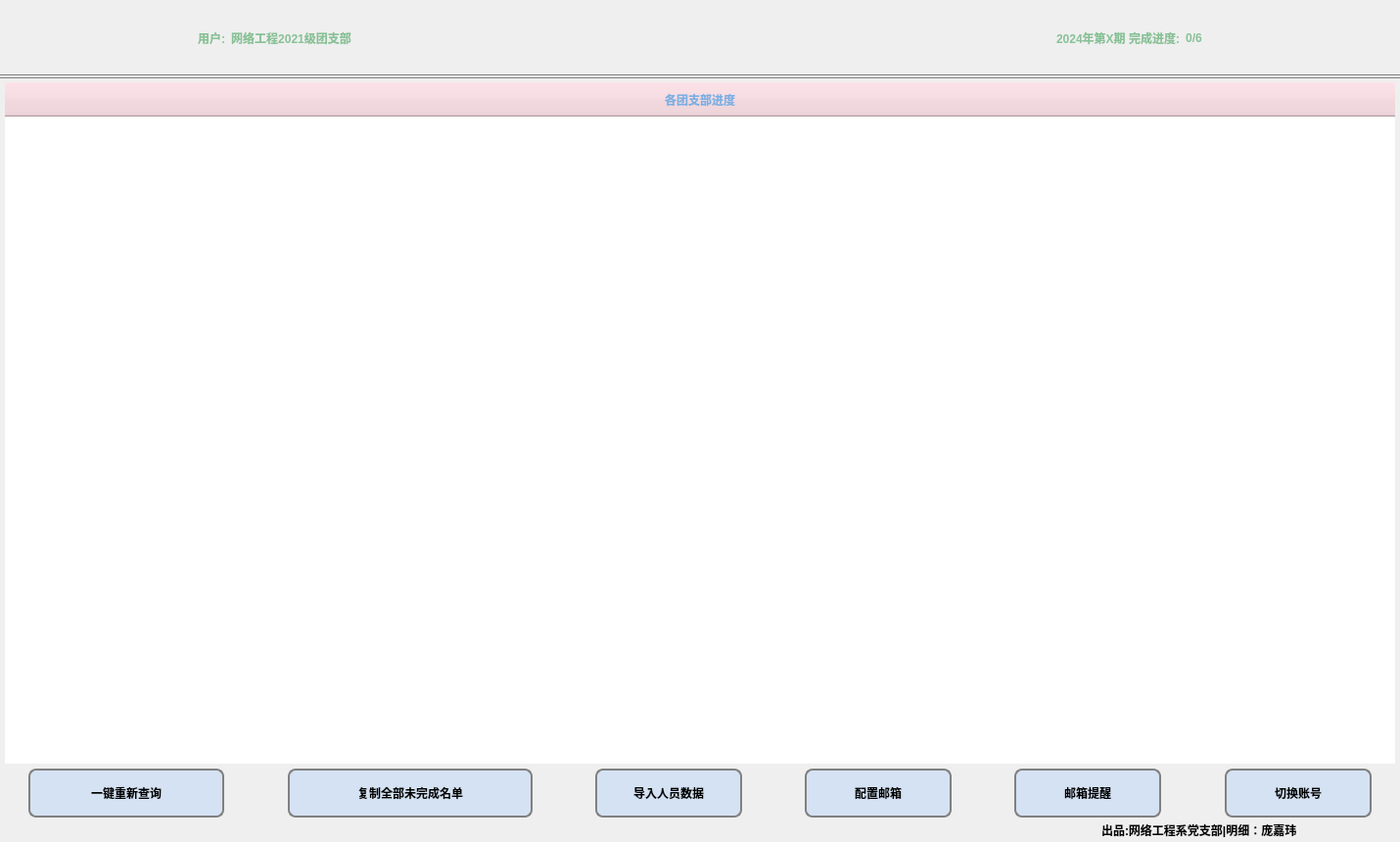
<?xml version="1.0" encoding="UTF-8"?>
<ui version="4.0">
 <class>mainWidget</class>
 <widget class="QWidget" name="mainWidget">
  <property name="geometry">
   <rect>
    <x>0</x>
    <y>0</y>
    <width>1430</width>
    <height>860</height>
   </rect>
  </property>
  <property name="minimumSize">
   <size>
    <width>1430</width>
    <height>860</height>
   </size>
  </property>
  <property name="windowTitle">
   <string>mainWidget</string>
  </property>
  <property name="styleSheet">
   <string notr="true">*{
font: 12pt &quot;楷体&quot;;
}
#mainWidget
{
background: qlineargradient(x1:0, y1:0, x2:1, y2:0,
                                stop:0 rgb(226,238,243),
                                stop:1 rgb(240,207,214));
}</string>
  </property>
  <layout class="QVBoxLayout" name="verticalLayout_3">
   <property name="spacing">
    <number>3</number>
   </property>
   <property name="leftMargin">
    <number>0</number>
   </property>
   <property name="topMargin">
    <number>0</number>
   </property>
   <property name="rightMargin">
    <number>0</number>
   </property>
   <property name="bottomMargin">
    <number>0</number>
   </property>
   <item>
    <widget class="QStackedWidget" name="stackedWidget">
     <property name="currentIndex">
      <number>1</number>
     </property>
     <widget class="QWidget" name="studentPage">
      <layout class="QVBoxLayout" name="verticalLayout_4">
       <property name="spacing">
        <number>2</number>
       </property>
       <property name="leftMargin">
        <number>0</number>
       </property>
       <property name="topMargin">
        <number>0</number>
       </property>
       <property name="rightMargin">
        <number>0</number>
       </property>
       <property name="bottomMargin">
        <number>0</number>
       </property>
       <item>
        <widget class="QWidget" name="topWidget" native="true">
         <property name="minimumSize">
          <size>
           <width>1410</width>
           <height>77</height>
          </size>
         </property>
         <property name="styleSheet">
          <string notr="true">QLabel
{
font: 20pt &quot;楷体&quot;;
font-weight:bold;
color:rgb(136, 193, 150);
}
#topWidget
{
border-bottom:1px solid gray;
}</string>
         </property>
         <layout class="QHBoxLayout" name="horizontalLayout_3">
          <item>
           <spacer name="horizontalSpacer">
            <property name="orientation">
             <enum>Qt::Horizontal</enum>
            </property>
            <property name="sizeType">
             <enum>QSizePolicy::Maximum</enum>
            </property>
            <property name="sizeHint" stdset="0">
             <size>
              <width>180</width>
              <height>20</height>
             </size>
            </property>
           </spacer>
          </item>
          <item>
           <widget class="QWidget" name="widget_4" native="true">
            <layout class="QHBoxLayout" name="horizontalLayout_2">
             <item>
              <widget class="QLabel" name="label1">
               <property name="styleSheet">
                <string notr="true"/>
               </property>
               <property name="text">
                <string>用户:</string>
               </property>
               <property name="alignment">
                <set>Qt::AlignCenter</set>
               </property>
              </widget>
             </item>
             <item>
              <widget class="QLabel" name="UserName">
               <property name="styleSheet">
                <string notr="true"/>
               </property>
               <property name="text">
                <string>网络工程2021级1班团支部</string>
               </property>
               <property name="alignment">
                <set>Qt::AlignCenter</set>
               </property>
              </widget>
             </item>
            </layout>
           </widget>
          </item>
          <item>
           <spacer name="horizontalSpacer_2">
            <property name="orientation">
             <enum>Qt::Horizontal</enum>
            </property>
            <property name="sizeType">
             <enum>QSizePolicy::Minimum</enum>
            </property>
            <property name="sizeHint" stdset="0">
             <size>
              <width>40</width>
              <height>20</height>
             </size>
            </property>
           </spacer>
          </item>
          <item>
           <widget class="QWidget" name="widget_3" native="true">
            <layout class="QHBoxLayout" name="horizontalLayout">
             <item>
              <widget class="QLabel" name="snum">
               <property name="styleSheet">
                <string notr="true"/>
               </property>
               <property name="text">
                <string>2024年第X期 完成进度:</string>
               </property>
               <property name="alignment">
                <set>Qt::AlignCenter</set>
               </property>
              </widget>
             </item>
             <item>
              <widget class="QLabel" name="schedule">
               <property name="styleSheet">
                <string notr="true"/>
               </property>
               <property name="text">
                <string>0/38</string>
               </property>
               <property name="alignment">
                <set>Qt::AlignCenter</set>
               </property>
              </widget>
             </item>
            </layout>
           </widget>
          </item>
          <item>
           <spacer name="horizontalSpacer_3">
            <property name="orientation">
             <enum>Qt::Horizontal</enum>
            </property>
            <property name="sizeType">
             <enum>QSizePolicy::Maximum</enum>
            </property>
            <property name="sizeHint" stdset="0">
             <size>
              <width>180</width>
              <height>20</height>
             </size>
            </property>
           </spacer>
          </item>
         </layout>
        </widget>
       </item>
       <item>
        <widget class="QWidget" name="bottomWidget" native="true">
         <property name="minimumSize">
          <size>
           <width>1430</width>
           <height>770</height>
          </size>
         </property>
         <property name="styleSheet">
          <string notr="true">#bottomWidget
{
border-top:1px solid gray;
}</string>
         </property>
         <layout class="QHBoxLayout" name="horizontalLayout_4">
          <property name="spacing">
           <number>2</number>
          </property>
          <property name="leftMargin">
           <number>0</number>
          </property>
          <property name="topMargin">
           <number>0</number>
          </property>
          <property name="rightMargin">
           <number>0</number>
          </property>
          <property name="bottomMargin">
           <number>0</number>
          </property>
          <item>
           <widget class="QWidget" name="leftWidget" native="true">
            <property name="minimumSize">
             <size>
              <width>190</width>
              <height>0</height>
             </size>
            </property>
            <property name="maximumSize">
             <size>
              <width>190</width>
              <height>16777215</height>
             </size>
            </property>
            <property name="styleSheet">
             <string notr="true">#leftWidget
{
border-right:1px solid gray;
}</string>
            </property>
            <layout class="QVBoxLayout" name="verticalLayout_2">
             <property name="spacing">
              <number>0</number>
             </property>
             <property name="leftMargin">
              <number>5</number>
             </property>
             <property name="topMargin">
              <number>5</number>
             </property>
             <property name="rightMargin">
              <number>5</number>
             </property>
             <property name="bottomMargin">
              <number>0</number>
             </property>
             <item>
              <widget class="QTableWidget" name="NeedCompTableWidget">
               <property name="minimumSize">
                <size>
                 <width>180</width>
                 <height>0</height>
                </size>
               </property>
               <property name="maximumSize">
                <size>
                 <width>180</width>
                 <height>16777215</height>
                </size>
               </property>
               <property name="styleSheet">
                <string notr="true">QTableView QHeaderView{
background-color:rgb(240,207,214);/*表头的背景色*/
}
QTableView QHeaderView::section{
color: rgb(122, 175, 227);/*表头字体颜色*/
border-right: 1px solid rgb(240,207,214);
border-left: 1px solid rgb(240,207,214);
font-weight:bold;
height: 35px;
}
QTableView{
color: rgb(122, 175, 227);
selection-background-color: rgba(0,0,0,0.6);/*选中后背景颜色*/
selection-color: red;
background: qlineargradient(x1:0, y1:0, x2:1, y2:0,
                                stop:0 rgb(226,238,243),
                                stop:1 rgb(240,207,214));
gridline-color: rgb(226,238,243);
}
QTableView::item{
color:black;
background-color: rgba(0,0,0,0.1);
}
QTableView::item:hover{
color: red;
background-color: rgba(0,0,0,0.3);
}
</string>
               </property>
               <property name="frameShape">
                <enum>QFrame::NoFrame</enum>
               </property>
               <attribute name="horizontalHeaderCascadingSectionResizes">
                <bool>false</bool>
               </attribute>
               <attribute name="horizontalHeaderMinimumSectionSize">
                <number>40</number>
               </attribute>
               <attribute name="horizontalHeaderShowSortIndicator" stdset="0">
                <bool>false</bool>
               </attribute>
               <attribute name="horizontalHeaderStretchLastSection">
                <bool>true</bool>
               </attribute>
               <column>
                <property name="text">
                 <string>需完成名单</string>
                </property>
               </column>
              </widget>
             </item>
             <item>
              <widget class="QWidget" name="buttonWidget" native="true">
               <property name="minimumSize">
                <size>
                 <width>0</width>
                 <height>40</height>
                </size>
               </property>
               <property name="maximumSize">
                <size>
                 <width>180</width>
                 <height>16777215</height>
                </size>
               </property>
               <property name="styleSheet">
                <string notr="true">QPushButton
{
font: 11pt &quot;楷体&quot;;
font-weight:bold;
border-radius:10px;
border:2px solid gray;
background-color: rgba(202, 221, 245,0.7);
height:35;
}
QPushButton:hover
{
font: 12pt &quot;楷体&quot;;
font-weight:bold;
border:2px solid;
background-color: rgb(202, 221, 245);
}</string>
               </property>
               <layout class="QVBoxLayout" name="verticalLayout">
                <property name="spacing">
                 <number>5</number>
                </property>
                <property name="leftMargin">
                 <number>0</number>
                </property>
                <property name="topMargin">
                 <number>10</number>
                </property>
                <property name="rightMargin">
                 <number>0</number>
                </property>
                <property name="bottomMargin">
                 <number>10</number>
                </property>
                <item>
                 <widget class="QPushButton" name="btnEditList">
                  <property name="minimumSize">
                   <size>
                    <width>165</width>
                    <height>30</height>
                   </size>
                  </property>
                  <property name="text">
                   <string>编辑名单</string>
                  </property>
                 </widget>
                </item>
                <item>
                 <widget class="QPushButton" name="btnXlsx">
                  <property name="text">
                   <string>重新查询</string>
                  </property>
                 </widget>
                </item>
                <item>
                 <widget class="QPushButton" name="btnConfigEmail">
                  <property name="text">
                   <string>配置邮箱</string>
                  </property>
                 </widget>
                </item>
                <item>
                 <widget class="QPushButton" name="btnExitLogin">
                  <property name="text">
                   <string>切换账号</string>
                  </property>
                 </widget>
                </item>
               </layout>
              </widget>
             </item>
            </layout>
           </widget>
          </item>
          <item>
           <widget class="QWidget" name="midWidget" native="true">
            <property name="minimumSize">
             <size>
              <width>1040</width>
              <height>0</height>
             </size>
            </property>
            <property name="styleSheet">
             <string notr="true">#midWidget
{
border-left:1px solid gray;
border-right:1px solid gray;
}</string>
            </property>
            <layout class="QVBoxLayout" name="verticalLayout_5">
             <property name="spacing">
              <number>0</number>
             </property>
             <property name="leftMargin">
              <number>5</number>
             </property>
             <property name="topMargin">
              <number>5</number>
             </property>
             <property name="rightMargin">
              <number>5</number>
             </property>
             <property name="bottomMargin">
              <number>0</number>
             </property>
             <item>
              <widget class="QTableWidget" name="UserTableWidget">
               <property name="minimumSize">
                <size>
                 <width>1030</width>
                 <height>0</height>
                </size>
               </property>
               <property name="styleSheet">
                <string notr="true">QTableView QHeaderView{
background-color:rgb(240,207,214);/*表头的背景色*/
}
QTableView QHeaderView::section{
color: rgb(122, 175, 227);/*表头字体颜色*/
border-right: 1px solid rgb(240,207,214);
border-left: 1px solid rgb(240,207,214);
font-weight:bold;
height: 35px;
}
QTableView{
color: rgb(122, 175, 227);
selection-background-color: rgba(0,0,0,0.6);/*选中后背景颜色*/
selection-color: red;
background: qlineargradient(x1:0, y1:0, x2:1, y2:0,
                                stop:1 rgb(226,238,243),
                                stop:0 rgb(240,207,214));
gridline-color: rgb(226,238,243);
}
QTableView::item{
color:black;
background-color: rgba(0,0,0,0.1);
}
QTableView::item:hover{
color: red;
background-color: rgba(0,0,0,0.3);
}</string>
               </property>
               <property name="frameShape">
                <enum>QFrame::NoFrame</enum>
               </property>
               <attribute name="horizontalHeaderCascadingSectionResizes">
                <bool>false</bool>
               </attribute>
               <attribute name="horizontalHeaderShowSortIndicator" stdset="0">
                <bool>false</bool>
               </attribute>
               <attribute name="horizontalHeaderStretchLastSection">
                <bool>true</bool>
               </attribute>
               <attribute name="verticalHeaderVisible">
                <bool>false</bool>
               </attribute>
               <column>
                <property name="text">
                 <string>姓名</string>
                </property>
               </column>
               <column>
                <property name="text">
                 <string>手机号</string>
                </property>
               </column>
               <column>
                <property name="text">
                 <string>组织名称</string>
                </property>
               </column>
               <column>
                <property name="text">
                 <string>学习时间</string>
                </property>
               </column>
              </widget>
             </item>
             <item>
              <widget class="QLabel" name="UserCount">
               <property name="minimumSize">
                <size>
                 <width>0</width>
                 <height>40</height>
                </size>
               </property>
               <property name="styleSheet">
                <string notr="true">QLabel
{
font: 20pt &quot;楷体&quot;;
font-weight:bold;
color:rgb(136, 193, 150);
}</string>
               </property>
               <property name="text">
                <string>共计 XX 条数据</string>
               </property>
               <property name="alignment">
                <set>Qt::AlignCenter</set>
               </property>
              </widget>
             </item>
            </layout>
           </widget>
          </item>
          <item>
           <widget class="QWidget" name="rightWidget" native="true">
            <property name="minimumSize">
             <size>
              <width>190</width>
              <height>0</height>
             </size>
            </property>
            <property name="maximumSize">
             <size>
              <width>190</width>
              <height>16777215</height>
             </size>
            </property>
            <property name="styleSheet">
             <string notr="true">#rightWidget
{
border-left:1px solid gray;
}</string>
            </property>
            <layout class="QVBoxLayout" name="verticalLayout_6">
             <property name="spacing">
              <number>0</number>
             </property>
             <property name="leftMargin">
              <number>5</number>
             </property>
             <property name="topMargin">
              <number>5</number>
             </property>
             <property name="rightMargin">
              <number>5</number>
             </property>
             <property name="bottomMargin">
              <number>0</number>
             </property>
             <item>
              <widget class="QTableWidget" name="InCompTableWidget">
               <property name="minimumSize">
                <size>
                 <width>180</width>
                 <height>0</height>
                </size>
               </property>
               <property name="maximumSize">
                <size>
                 <width>180</width>
                 <height>16777215</height>
                </size>
               </property>
               <property name="styleSheet">
                <string notr="true">QTableView QHeaderView{
background-color:rgb(240,207,214);/*表头的背景色*/
}
QTableView QHeaderView::section{
color: rgb(122, 175, 227);/*表头字体颜色*/
border-right: 1px solid rgb(240,207,214);
border-left: 1px solid rgb(240,207,214);
font-weight:bold;
height: 35px;
}
QTableView{
color: rgb(122, 175, 227);
selection-background-color: rgba(0,0,0,0.6);/*选中后背景颜色*/
selection-color: red;
background: qlineargradient(x1:0, y1:0, x2:1, y2:0,
                                stop:0 rgb(226,238,243),
                                stop:1 rgb(240,207,214));
gridline-color: rgb(226,238,243);
}
QTableView::item{
color:black;
background-color: rgba(0,0,0,0.1);
}
QTableView::item:hover{
color: red;
background-color: rgba(0,0,0,0.3);
}</string>
               </property>
               <property name="frameShape">
                <enum>QFrame::NoFrame</enum>
               </property>
               <attribute name="horizontalHeaderStretchLastSection">
                <bool>true</bool>
               </attribute>
               <column>
                <property name="text">
                 <string>未完成名单</string>
                </property>
               </column>
              </widget>
             </item>
             <item>
              <widget class="QWidget" name="buttonWidget_2" native="true">
               <property name="minimumSize">
                <size>
                 <width>0</width>
                 <height>40</height>
                </size>
               </property>
               <property name="maximumSize">
                <size>
                 <width>180</width>
                 <height>16777215</height>
                </size>
               </property>
               <property name="styleSheet">
                <string notr="true">QPushButton
{
font: 11pt &quot;楷体&quot;;
font-weight:bold;
border-radius:10px;
border:2px solid gray;
background-color: rgba(202, 221, 245,0.7);
height:35;
}
QPushButton:hover
{
font: 12pt &quot;楷体&quot;;
font-weight:bold;
border:2px solid;
background-color: rgb(202, 221, 245);
}</string>
               </property>
               <layout class="QVBoxLayout" name="verticalLayout_8">
                <property name="spacing">
                 <number>5</number>
                </property>
                <property name="leftMargin">
                 <number>0</number>
                </property>
                <property name="topMargin">
                 <number>10</number>
                </property>
                <property name="rightMargin">
                 <number>0</number>
                </property>
                <property name="bottomMargin">
                 <number>0</number>
                </property>
                <item>
                 <widget class="QPushButton" name="btnCopyList">
                  <property name="minimumSize">
                   <size>
                    <width>0</width>
                    <height>30</height>
                   </size>
                  </property>
                  <property name="text">
                   <string>复制名单</string>
                  </property>
                 </widget>
                </item>
                <item>
                 <widget class="QPushButton" name="btnEmail">
                  <property name="minimumSize">
                   <size>
                    <width>0</width>
                    <height>30</height>
                   </size>
                  </property>
                  <property name="text">
                   <string>邮箱提醒</string>
                  </property>
                 </widget>
                </item>
                <item>
                 <widget class="QLabel" name="label">
                  <property name="minimumSize">
                   <size>
                    <width>180</width>
                    <height>35</height>
                   </size>
                  </property>
                  <property name="maximumSize">
                   <size>
                    <width>180</width>
                    <height>35</height>
                   </size>
                  </property>
                  <property name="styleSheet">
                   <string notr="true">QLabel
{
font: 9pt &quot;楷体&quot;;
font-weight:bold;
}</string>
                  </property>
                  <property name="text">
                   <string>出品:网络工程系党支部
明细：庞嘉玮</string>
                  </property>
                  <property name="alignment">
                   <set>Qt::AlignCenter</set>
                  </property>
                 </widget>
                </item>
               </layout>
              </widget>
             </item>
            </layout>
           </widget>
          </item>
         </layout>
        </widget>
       </item>
      </layout>
     </widget>
     <widget class="QWidget" name="teacherPage">
      <layout class="QVBoxLayout" name="verticalLayout_7">
       <property name="spacing">
        <number>2</number>
       </property>
       <property name="leftMargin">
        <number>0</number>
       </property>
       <property name="topMargin">
        <number>0</number>
       </property>
       <property name="rightMargin">
        <number>0</number>
       </property>
       <property name="bottomMargin">
        <number>0</number>
       </property>
       <item>
        <widget class="QWidget" name="topWidget_2" native="true">
         <property name="minimumSize">
          <size>
           <width>1410</width>
           <height>77</height>
          </size>
         </property>
         <property name="styleSheet">
          <string notr="true">QLabel
{
font: 20pt &quot;楷体&quot;;
font-weight:bold;
color:rgb(136, 193, 150);
}
#topWidget_2
{
border-bottom:1px solid gray;
}</string>
         </property>
         <layout class="QHBoxLayout" name="horizontalLayout_5">
          <item>
           <spacer name="horizontalSpacer_4">
            <property name="orientation">
             <enum>Qt::Horizontal</enum>
            </property>
            <property name="sizeType">
             <enum>QSizePolicy::Maximum</enum>
            </property>
            <property name="sizeHint" stdset="0">
             <size>
              <width>180</width>
              <height>20</height>
             </size>
            </property>
           </spacer>
          </item>
          <item>
           <widget class="QWidget" name="widget_5" native="true">
            <layout class="QHBoxLayout" name="horizontalLayout_6">
             <item>
              <widget class="QLabel" name="label1_2">
               <property name="styleSheet">
                <string notr="true"/>
               </property>
               <property name="text">
                <string>用户:</string>
               </property>
               <property name="alignment">
                <set>Qt::AlignCenter</set>
               </property>
              </widget>
             </item>
             <item>
              <widget class="QLabel" name="UsersName">
               <property name="styleSheet">
                <string notr="true"/>
               </property>
               <property name="text">
                <string>网络工程2021级团支部</string>
               </property>
               <property name="alignment">
                <set>Qt::AlignCenter</set>
               </property>
              </widget>
             </item>
            </layout>
           </widget>
          </item>
          <item>
           <spacer name="horizontalSpacer_5">
            <property name="orientation">
             <enum>Qt::Horizontal</enum>
            </property>
            <property name="sizeHint" stdset="0">
             <size>
              <width>162</width>
              <height>20</height>
             </size>
            </property>
           </spacer>
          </item>
          <item>
           <widget class="QWidget" name="widget_6" native="true">
            <layout class="QHBoxLayout" name="horizontalLayout_7">
             <item>
              <widget class="QLabel" name="snum2">
               <property name="styleSheet">
                <string notr="true"/>
               </property>
               <property name="text">
                <string>2024年第X期 完成进度:</string>
               </property>
               <property name="alignment">
                <set>Qt::AlignCenter</set>
               </property>
              </widget>
             </item>
             <item>
              <widget class="QLabel" name="schedule_2">
               <property name="styleSheet">
                <string notr="true"/>
               </property>
               <property name="text">
                <string>0/6</string>
               </property>
               <property name="alignment">
                <set>Qt::AlignCenter</set>
               </property>
              </widget>
             </item>
            </layout>
           </widget>
          </item>
          <item>
           <spacer name="horizontalSpacer_7">
            <property name="orientation">
             <enum>Qt::Horizontal</enum>
            </property>
            <property name="sizeType">
             <enum>QSizePolicy::Maximum</enum>
            </property>
            <property name="sizeHint" stdset="0">
             <size>
              <width>180</width>
              <height>20</height>
             </size>
            </property>
           </spacer>
          </item>
         </layout>
        </widget>
       </item>
       <item>
        <widget class="QWidget" name="bottomWidget_2" native="true">
         <property name="minimumSize">
          <size>
           <width>1430</width>
           <height>770</height>
          </size>
         </property>
         <property name="styleSheet">
          <string notr="true">#bottomWidget_2
{
border-top:1px solid gray;
}</string>
         </property>
         <layout class="QVBoxLayout" name="verticalLayout_9">
          <property name="spacing">
           <number>0</number>
          </property>
          <property name="leftMargin">
           <number>5</number>
          </property>
          <property name="topMargin">
           <number>5</number>
          </property>
          <property name="rightMargin">
           <number>5</number>
          </property>
          <property name="bottomMargin">
           <number>5</number>
          </property>
          <item>
           <widget class="QTableWidget" name="UsersTableWidget">
            <property name="styleSheet">
             <string notr="true">QTableView QHeaderView{
background-color:rgb(240,207,214);/*表头的背景色*/
}
QTableView QHeaderView::section{
color: rgb(122, 175, 227);/*表头字体颜色*/
border-right: 1px solid rgb(240,207,214);
border-left: 1px solid rgb(240,207,214);
font-weight:bold;
height: 35px;
}
QTableView{
color: rgb(122, 175, 227);
selection-background-color: rgba(0,0,0,0.6);/*选中后背景颜色*/
selection-color: red;
background: qlineargradient(x1:0, y1:0, x2:1, y2:0,
                                stop:1 rgb(226,238,243),
                                stop:0 rgb(240,207,214));
gridline-color: rgb(226,238,243);
}
QTableView::item{
color:black;
background-color: rgba(0,0,0,0.1);
}
QTableView::item:hover{
color: red;
background-color: rgba(0,0,0,0.3);
}</string>
            </property>
            <property name="frameShape">
             <enum>QFrame::NoFrame</enum>
            </property>
            <attribute name="horizontalHeaderStretchLastSection">
             <bool>true</bool>
            </attribute>
            <column>
             <property name="text">
              <string>各团支部进度</string>
             </property>
            </column>
           </widget>
          </item>
          <item>
           <widget class="QWidget" name="widget" native="true">
            <property name="minimumSize">
             <size>
              <width>0</width>
              <height>60</height>
             </size>
            </property>
            <property name="maximumSize">
             <size>
              <width>16777215</width>
              <height>60</height>
             </size>
            </property>
            <layout class="QHBoxLayout" name="horizontalLayout_8">
             <property name="spacing">
              <number>0</number>
             </property>
             <property name="leftMargin">
              <number>0</number>
             </property>
             <property name="topMargin">
              <number>0</number>
             </property>
             <property name="rightMargin">
              <number>0</number>
             </property>
             <property name="bottomMargin">
              <number>0</number>
             </property>
             <item>
              <spacer name="horizontalSpacer_6">
               <property name="orientation">
                <enum>Qt::Horizontal</enum>
               </property>
               <property name="sizeType">
                <enum>QSizePolicy::Maximum</enum>
               </property>
               <property name="sizeHint" stdset="0">
                <size>
                 <width>166</width>
                 <height>50</height>
                </size>
               </property>
              </spacer>
             </item>
             <item>
              <widget class="QPushButton" name="btnReQuery">
               <property name="minimumSize">
                <size>
                 <width>200</width>
                 <height>50</height>
                </size>
               </property>
               <property name="styleSheet">
                <string notr="true">QPushButton
{
font: 12pt &quot;楷体&quot;;
font-weight:bold;
border-radius:8px;
border:2px solid gray;
background-color: rgba(202, 221, 245,0.7);
height:35;
}
QPushButton:hover
{
font: 13pt &quot;楷体&quot;;
font-weight:bold;
border:2px solid;
background-color: rgb(202, 221, 245);
}</string>
               </property>
               <property name="text">
                <string>一键重新查询</string>
               </property>
              </widget>
             </item>
             <item>
              <spacer name="horizontalSpacer_9">
               <property name="orientation">
                <enum>Qt::Horizontal</enum>
               </property>
               <property name="sizeHint" stdset="0">
                <size>
                 <width>206</width>
                 <height>50</height>
                </size>
               </property>
              </spacer>
             </item>
             <item>
              <widget class="QPushButton" name="btnCopyAllInCompList">
               <property name="minimumSize">
                <size>
                 <width>250</width>
                 <height>50</height>
                </size>
               </property>
               <property name="styleSheet">
                <string notr="true">QPushButton
{
font: 12pt &quot;楷体&quot;;
font-weight:bold;
border-radius:8px;
border:2px solid gray;
background-color: rgba(202, 221, 245,0.7);
height:35;
}
QPushButton:hover
{
font: 13pt &quot;楷体&quot;;
font-weight:bold;
border:2px solid;
background-color: rgb(202, 221, 245);
}</string>
               </property>
               <property name="text">
                <string>复制全部未完成名单</string>
               </property>
              </widget>
             </item>
             <item>
              <spacer name="horizontalSpacer_10">
               <property name="orientation">
                <enum>Qt::Horizontal</enum>
               </property>
               <property name="sizeHint" stdset="0">
                <size>
                 <width>206</width>
                 <height>50</height>
                </size>
               </property>
              </spacer>
             </item>
             <item>
              <widget class="QPushButton" name="btnImport">
               <property name="minimumSize">
                <size>
                 <width>150</width>
                 <height>50</height>
                </size>
               </property>
               <property name="styleSheet">
                <string notr="true">QPushButton
{
font: 12pt &quot;楷体&quot;;
font-weight:bold;
border-radius:8px;
border:2px solid gray;
background-color: rgba(202, 221, 245,0.7);
height:35;
}
QPushButton:hover
{
font: 13pt &quot;楷体&quot;;
font-weight:bold;
border:2px solid;
background-color: rgb(202, 221, 245);
}</string>
               </property>
               <property name="text">
                <string>导入人员数据</string>
               </property>
              </widget>
             </item>
             <item>
              <spacer name="horizontalSpacer_13">
               <property name="orientation">
                <enum>Qt::Horizontal</enum>
               </property>
               <property name="sizeHint" stdset="0">
                <size>
                 <width>206</width>
                 <height>50</height>
                </size>
               </property>
              </spacer>
             </item>
             <item>
              <widget class="QPushButton" name="btnConfigEmailTeacher">
               <property name="minimumSize">
                <size>
                 <width>150</width>
                 <height>50</height>
                </size>
               </property>
               <property name="styleSheet">
                <string notr="true">QPushButton
{
font: 12pt &quot;楷体&quot;;
font-weight:bold;
border-radius:8px;
border:2px solid gray;
background-color: rgba(202, 221, 245,0.7);
height:35;
}
QPushButton:hover
{
font: 13pt &quot;楷体&quot;;
font-weight:bold;
border:2px solid;
background-color: rgb(202, 221, 245);
}</string>
               </property>
               <property name="text">
                <string>配置邮箱</string>
               </property>
              </widget>
             </item>
             <item>
              <spacer name="horizontalSpacer_14">
               <property name="orientation">
                <enum>Qt::Horizontal</enum>
               </property>
               <property name="sizeHint" stdset="0">
                <size>
                 <width>206</width>
                 <height>50</height>
                </size>
               </property>
              </spacer>
             </item>
             <item>
              <widget class="QPushButton" name="btnEmailTeacher">
               <property name="minimumSize">
                <size>
                 <width>150</width>
                 <height>50</height>
                </size>
               </property>
               <property name="styleSheet">
                <string notr="true">QPushButton
{
font: 12pt &quot;楷体&quot;;
font-weight:bold;
border-radius:8px;
border:2px solid gray;
background-color: rgba(202, 221, 245,0.7);
height:35;
}
QPushButton:hover
{
font: 13pt &quot;楷体&quot;;
font-weight:bold;
border:2px solid;
background-color: rgb(202, 221, 245);
}</string>
               </property>
               <property name="text">
                <string>邮箱提醒</string>
               </property>
              </widget>
             </item>
             <item>
              <spacer name="horizontalSpacer_11">
               <property name="orientation">
                <enum>Qt::Horizontal</enum>
               </property>
               <property name="sizeHint" stdset="0">
                <size>
                 <width>206</width>
                 <height>50</height>
                </size>
               </property>
              </spacer>
             </item>
             <item>
              <widget class="QPushButton" name="btnExit">
               <property name="minimumSize">
                <size>
                 <width>150</width>
                 <height>50</height>
                </size>
               </property>
               <property name="styleSheet">
                <string notr="true">QPushButton
{
font: 12pt &quot;楷体&quot;;
font-weight:bold;
border-radius:8px;
border:2px solid gray;
background-color: rgba(202, 221, 245,0.7);
height:35;
}
QPushButton:hover
{
font: 13pt &quot;楷体&quot;;
font-weight:bold;
border:2px solid;
background-color: rgb(202, 221, 245);
}</string>
               </property>
               <property name="text">
                <string>切换账号</string>
               </property>
              </widget>
             </item>
             <item>
              <spacer name="horizontalSpacer_8">
               <property name="orientation">
                <enum>Qt::Horizontal</enum>
               </property>
               <property name="sizeType">
                <enum>QSizePolicy::Maximum</enum>
               </property>
               <property name="sizeHint" stdset="0">
                <size>
                 <width>166</width>
                 <height>50</height>
                </size>
               </property>
              </spacer>
             </item>
            </layout>
           </widget>
          </item>
          <item>
           <widget class="QWidget" name="widgetbottom" native="true">
            <property name="minimumSize">
             <size>
              <width>0</width>
              <height>15</height>
             </size>
            </property>
            <property name="maximumSize">
             <size>
              <width>16777215</width>
              <height>15</height>
             </size>
            </property>
            <layout class="QHBoxLayout" name="horizontalLayout_9">
             <property name="spacing">
              <number>0</number>
             </property>
             <property name="leftMargin">
              <number>0</number>
             </property>
             <property name="topMargin">
              <number>0</number>
             </property>
             <property name="rightMargin">
              <number>0</number>
             </property>
             <property name="bottomMargin">
              <number>0</number>
             </property>
             <item>
              <spacer name="horizontalSpacer_12">
               <property name="orientation">
                <enum>Qt::Horizontal</enum>
               </property>
               <property name="sizeHint" stdset="0">
                <size>
                 <width>1237</width>
                 <height>12</height>
                </size>
               </property>
              </spacer>
             </item>
             <item>
              <widget class="QLabel" name="label_2">
               <property name="minimumSize">
                <size>
                 <width>300</width>
                 <height>15</height>
                </size>
               </property>
               <property name="maximumSize">
                <size>
                 <width>300</width>
                 <height>15</height>
                </size>
               </property>
               <property name="styleSheet">
                <string notr="true">QLabel
{
font: 9pt &quot;楷体&quot;;
font-weight:bold;
}</string>
               </property>
               <property name="text">
                <string>出品:网络工程系党支部|明细：庞嘉玮</string>
               </property>
              </widget>
             </item>
            </layout>
           </widget>
          </item>
         </layout>
        </widget>
       </item>
      </layout>
     </widget>
    </widget>
   </item>
  </layout>
 </widget>
 <layoutdefault spacing="6" margin="11"/>
 <resources/>
 <connections/>
</ui>
